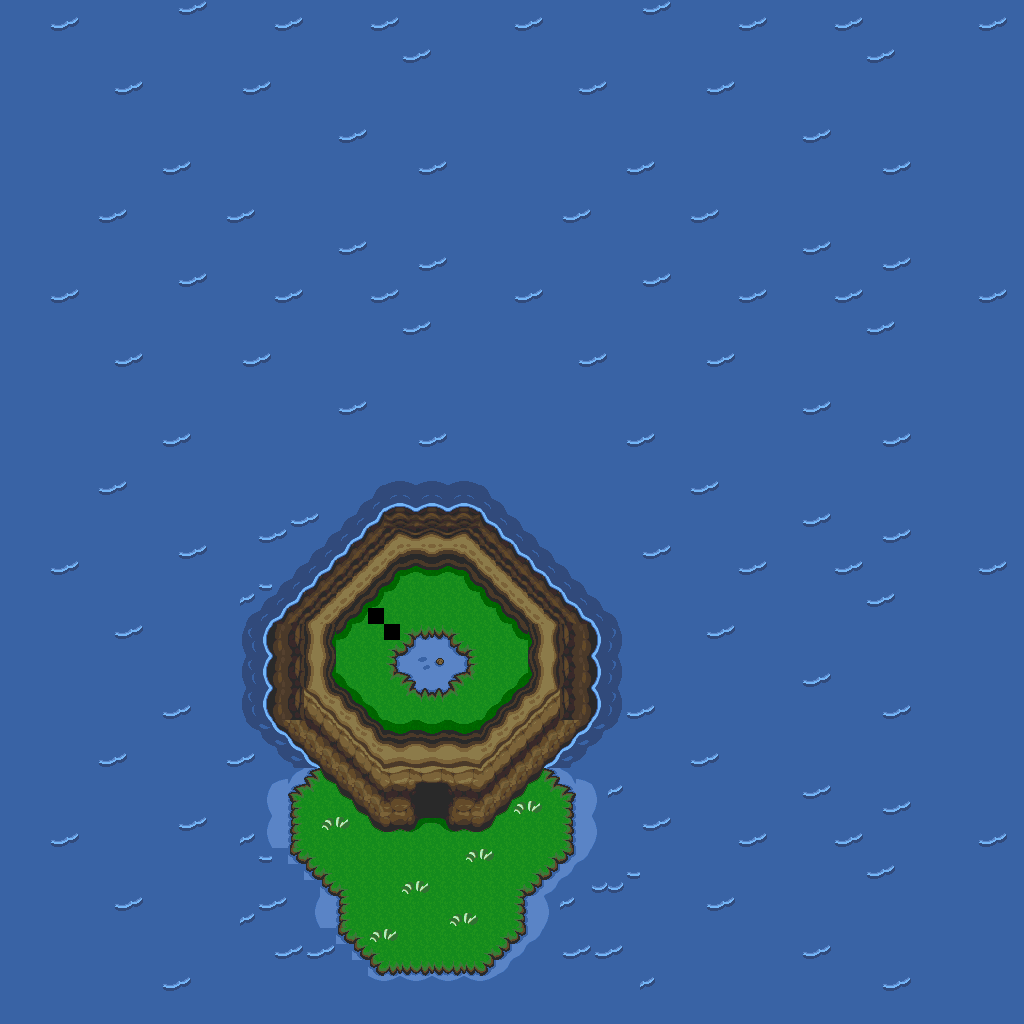

Rendered tile map (Tiled .tmx) drawn with the repository's tilesets; below, a short description and the map source with its tile grids summarised:
An orthogonal 64x64 tile map with 16x16 px tiles, 1 tile layer (base), 2 hidden layers not drawn.

<map version="1.10" tiledversion="1.12.1" orientation="orthogonal" renderorder="right-down" width="64" height="64" tilewidth="16" tileheight="16" infinite="0" nextlayerid="4" nextobjectid="1">
 <tileset firstgid="1" source="../classiciphone_pics4.tsx" />
 <layer id="1" name="base" width="64" height="64">
  <data>[4096 cells, 4094 non-empty, 141 distinct tile ids]</data>
 </layer>
 <layer id="2" name="collision" width="64" height="64" visible="0">
  <properties><property name="collision" value="true" /></properties>
  <data>[4096 cells, 184 non-empty, 1 distinct tile ids]</data>
 </layer>
 <layer id="3" name="water" width="64" height="64" visible="0">
  <properties><property name="terrain" value="water" /></properties>
  <data>[4096 cells, 3662 non-empty, 1 distinct tile ids]</data>
 </layer>
</map>
